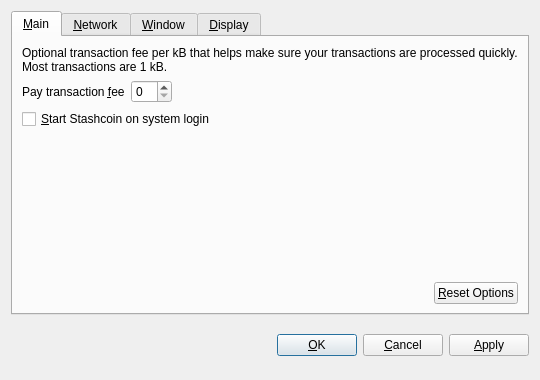
<?xml version="1.0" encoding="UTF-8"?>
<ui version="4.0">
 <class>OptionsDialog</class>
 <widget class="QDialog" name="OptionsDialog">
  <property name="geometry">
   <rect>
    <x>0</x>
    <y>0</y>
    <width>540</width>
    <height>380</height>
   </rect>
  </property>
  <property name="windowTitle">
   <string>Options</string>
  </property>
  <property name="modal">
   <bool>true</bool>
  </property>
  <layout class="QVBoxLayout" name="verticalLayout">
   <item>
    <widget class="QTabWidget" name="tabWidget">
     <property name="tabPosition">
      <enum>QTabWidget::North</enum>
     </property>
     <property name="currentIndex">
      <number>0</number>
     </property>
     <widget class="QWidget" name="tabMain">
      <attribute name="title">
       <string>&amp;Main</string>
      </attribute>
      <layout class="QVBoxLayout" name="verticalLayout_Main">
       <item>
        <widget class="QLabel" name="transactionFeeInfoLabel">
         <property name="text">
          <string>Optional transaction fee per kB that helps make sure your transactions are processed quickly. Most transactions are 1 kB.</string>
         </property>
         <property name="textFormat">
          <enum>Qt::PlainText</enum>
         </property>
         <property name="wordWrap">
          <bool>true</bool>
         </property>
        </widget>
       </item>
       <item>
        <layout class="QHBoxLayout" name="horizontalLayout_1_Main">
         <item>
          <widget class="QLabel" name="transactionFeeLabel">
           <property name="text">
            <string>Pay transaction &amp;fee</string>
           </property>
           <property name="textFormat">
            <enum>Qt::PlainText</enum>
           </property>
           <property name="buddy">
            <cstring>transactionFee</cstring>
           </property>
          </widget>
         </item>
         <item>
          <widget class="StashcoinAmountField" name="transactionFee"/>
         </item>
         <item>
          <spacer name="horizontalSpacer_1_Main">
           <property name="orientation">
            <enum>Qt::Horizontal</enum>
           </property>
           <property name="sizeHint" stdset="0">
            <size>
             <width>40</width>
             <height>20</height>
            </size>
           </property>
          </spacer>
         </item>
        </layout>
       </item>
       <item>
        <widget class="QCheckBox" name="stashcoinAtStartup">
         <property name="toolTip">
          <string>Automatically start Stashcoin after logging in to the system.</string>
         </property>
         <property name="text">
          <string>&amp;Start Stashcoin on system login</string>
         </property>
        </widget>
       </item>
       <item>
        <spacer name="verticalSpacer_Main">
         <property name="orientation">
          <enum>Qt::Vertical</enum>
         </property>
         <property name="sizeHint" stdset="0">
          <size>
           <width>20</width>
           <height>40</height>
          </size>
         </property>
        </spacer>
       </item>
       <item>
        <layout class="QHBoxLayout" name="horizontalLayout_2_Main">
         <item>
          <spacer name="horizontalSpacer_2_Main">
           <property name="orientation">
            <enum>Qt::Horizontal</enum>
           </property>
           <property name="sizeHint" stdset="0">
            <size>
             <width>40</width>
             <height>20</height>
            </size>
           </property>
          </spacer>
         </item>
         <item>
          <widget class="QPushButton" name="resetButton">
           <property name="toolTip">
            <string>Reset all client options to default.</string>
           </property>
           <property name="text">
            <string>&amp;Reset Options</string>
           </property>
           <property name="autoDefault">
            <bool>false</bool>
           </property>
          </widget>
         </item>
        </layout>
       </item>
      </layout>
     </widget>
     <widget class="QWidget" name="tabNetwork">
      <attribute name="title">
       <string>&amp;Network</string>
      </attribute>
      <layout class="QVBoxLayout" name="verticalLayout_Network">
       <item>
        <widget class="QCheckBox" name="mapPortUpnp">
         <property name="toolTip">
          <string>Automatically open the Stashcoin client port on the router. This only works when your router supports UPnP and it is enabled.</string>
         </property>
         <property name="text">
          <string>Map port using &amp;UPnP</string>
         </property>
        </widget>
       </item>
       <item>
        <widget class="QCheckBox" name="connectSocks">
         <property name="toolTip">
          <string>Connect to the Stashcoin network through a SOCKS proxy (e.g. when connecting through Tor).</string>
         </property>
         <property name="text">
          <string>&amp;Connect through SOCKS proxy:</string>
         </property>
        </widget>
       </item>
       <item>
        <layout class="QHBoxLayout" name="horizontalLayout_Network">
         <item>
          <widget class="QLabel" name="proxyIpLabel">
           <property name="text">
            <string>Proxy &amp;IP:</string>
           </property>
           <property name="textFormat">
            <enum>Qt::PlainText</enum>
           </property>
           <property name="buddy">
            <cstring>proxyIp</cstring>
           </property>
          </widget>
         </item>
         <item>
          <widget class="QValidatedLineEdit" name="proxyIp">
           <property name="maximumSize">
            <size>
             <width>140</width>
             <height>16777215</height>
            </size>
           </property>
           <property name="toolTip">
            <string>IP address of the proxy (e.g. 127.0.0.1)</string>
           </property>
          </widget>
         </item>
         <item>
          <widget class="QLabel" name="proxyPortLabel">
           <property name="text">
            <string>&amp;Port:</string>
           </property>
           <property name="textFormat">
            <enum>Qt::PlainText</enum>
           </property>
           <property name="buddy">
            <cstring>proxyPort</cstring>
           </property>
          </widget>
         </item>
         <item>
          <widget class="QLineEdit" name="proxyPort">
           <property name="maximumSize">
            <size>
             <width>55</width>
             <height>16777215</height>
            </size>
           </property>
           <property name="toolTip">
            <string>Port of the proxy (e.g. 9050)</string>
           </property>
          </widget>
         </item>
         <item>
          <widget class="QLabel" name="socksVersionLabel">
           <property name="text">
            <string>SOCKS &amp;Version:</string>
           </property>
           <property name="textFormat">
            <enum>Qt::PlainText</enum>
           </property>
           <property name="buddy">
            <cstring>socksVersion</cstring>
           </property>
          </widget>
         </item>
         <item>
          <widget class="QValueComboBox" name="socksVersion">
           <property name="toolTip">
            <string>SOCKS version of the proxy (e.g. 5)</string>
           </property>
          </widget>
         </item>
         <item>
          <spacer name="horizontalSpacer_Network">
           <property name="orientation">
            <enum>Qt::Horizontal</enum>
           </property>
           <property name="sizeHint" stdset="0">
            <size>
             <width>40</width>
             <height>20</height>
            </size>
           </property>
          </spacer>
         </item>
        </layout>
       </item>
       <item>
        <spacer name="verticalSpacer_Network">
         <property name="orientation">
          <enum>Qt::Vertical</enum>
         </property>
         <property name="sizeHint" stdset="0">
          <size>
           <width>20</width>
           <height>40</height>
          </size>
         </property>
        </spacer>
       </item>
      </layout>
     </widget>
     <widget class="QWidget" name="tabWindow">
      <attribute name="title">
       <string>&amp;Window</string>
      </attribute>
      <layout class="QVBoxLayout" name="verticalLayout_Window">
       <item>
        <widget class="QCheckBox" name="minimizeToTray">
         <property name="toolTip">
          <string>Show only a tray icon after minimizing the window.</string>
         </property>
         <property name="text">
          <string>&amp;Minimize to the tray instead of the taskbar</string>
         </property>
        </widget>
       </item>
       <item>
        <widget class="QCheckBox" name="minimizeOnClose">
         <property name="toolTip">
          <string>Minimize instead of exit the application when the window is closed. When this option is enabled, the application will be closed only after selecting Quit in the menu.</string>
         </property>
         <property name="text">
          <string>M&amp;inimize on close</string>
         </property>
        </widget>
       </item>
       <item>
        <spacer name="verticalSpacer_Window">
         <property name="orientation">
          <enum>Qt::Vertical</enum>
         </property>
         <property name="sizeHint" stdset="0">
          <size>
           <width>20</width>
           <height>40</height>
          </size>
         </property>
        </spacer>
       </item>
      </layout>
     </widget>
     <widget class="QWidget" name="tabDisplay">
      <attribute name="title">
       <string>&amp;Display</string>
      </attribute>
      <layout class="QVBoxLayout" name="verticalLayout_Display">
       <item>
        <layout class="QHBoxLayout" name="horizontalLayout_1_Display">
         <item>
          <widget class="QLabel" name="langLabel">
           <property name="text">
            <string>User Interface &amp;language:</string>
           </property>
           <property name="textFormat">
            <enum>Qt::PlainText</enum>
           </property>
           <property name="buddy">
            <cstring>lang</cstring>
           </property>
          </widget>
         </item>
         <item>
          <widget class="QValueComboBox" name="lang">
           <property name="toolTip">
            <string>The user interface language can be set here. This setting will take effect after restarting Stashcoin.</string>
           </property>
          </widget>
         </item>
        </layout>
       </item>
       <item>
        <layout class="QHBoxLayout" name="horizontalLayout_2_Display">
         <item>
          <widget class="QLabel" name="unitLabel">
           <property name="text">
            <string>&amp;Unit to show amounts in:</string>
           </property>
           <property name="textFormat">
            <enum>Qt::PlainText</enum>
           </property>
           <property name="buddy">
            <cstring>unit</cstring>
           </property>
          </widget>
         </item>
         <item>
          <widget class="QValueComboBox" name="unit">
           <property name="toolTip">
            <string>Choose the default subdivision unit to show in the interface and when sending coins.</string>
           </property>
          </widget>
         </item>
        </layout>
       </item>
       <item>
        <widget class="QCheckBox" name="displayAddresses">
         <property name="toolTip">
          <string>Whether to show Stashcoin addresses in the transaction list or not.</string>
         </property>
         <property name="text">
          <string>&amp;Display addresses in transaction list</string>
         </property>
        </widget>
       </item>
       <item>
        <spacer name="verticalSpacer_Display">
         <property name="orientation">
          <enum>Qt::Vertical</enum>
         </property>
         <property name="sizeHint" stdset="0">
          <size>
           <width>20</width>
           <height>40</height>
          </size>
         </property>
        </spacer>
       </item>
      </layout>
     </widget>
    </widget>
   </item>
   <item>
    <layout class="QHBoxLayout" name="horizontalLayout_Buttons">
     <item>
      <spacer name="horizontalSpacer_1">
       <property name="orientation">
        <enum>Qt::Horizontal</enum>
       </property>
       <property name="sizeHint" stdset="0">
        <size>
         <width>40</width>
         <height>48</height>
        </size>
       </property>
      </spacer>
     </item>
     <item>
      <widget class="QLabel" name="statusLabel">
       <property name="font">
        <font>
         <weight>75</weight>
         <bold>true</bold>
        </font>
       </property>
       <property name="text">
        <string/>
       </property>
       <property name="textFormat">
        <enum>Qt::PlainText</enum>
       </property>
       <property name="wordWrap">
        <bool>true</bool>
       </property>
      </widget>
     </item>
     <item>
      <spacer name="horizontalSpacer_2">
       <property name="orientation">
        <enum>Qt::Horizontal</enum>
       </property>
       <property name="sizeHint" stdset="0">
        <size>
         <width>40</width>
         <height>48</height>
        </size>
       </property>
      </spacer>
     </item>
     <item>
      <widget class="QPushButton" name="okButton">
       <property name="text">
        <string>&amp;OK</string>
       </property>
      </widget>
     </item>
     <item>
      <widget class="QPushButton" name="cancelButton">
       <property name="text">
        <string>&amp;Cancel</string>
       </property>
       <property name="autoDefault">
        <bool>false</bool>
       </property>
      </widget>
     </item>
     <item>
      <widget class="QPushButton" name="applyButton">
       <property name="text">
        <string>&amp;Apply</string>
       </property>
       <property name="autoDefault">
        <bool>false</bool>
       </property>
      </widget>
     </item>
    </layout>
   </item>
  </layout>
 </widget>
 <customwidgets>
  <customwidget>
   <class>StashcoinAmountField</class>
   <extends>QSpinBox</extends>
   <header>bitcoinamountfield.h</header>
  </customwidget>
  <customwidget>
   <class>QValueComboBox</class>
   <extends>QComboBox</extends>
   <header>qvaluecombobox.h</header>
  </customwidget>
  <customwidget>
   <class>QValidatedLineEdit</class>
   <extends>QLineEdit</extends>
   <header>qvalidatedlineedit.h</header>
  </customwidget>
 </customwidgets>
 <resources/>
 <connections/>
</ui>
